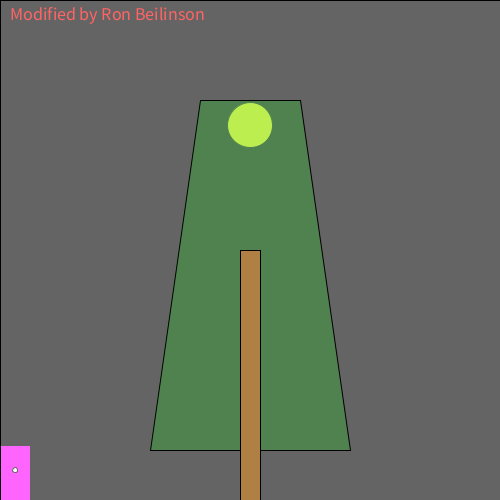
Frame 1 (no input)
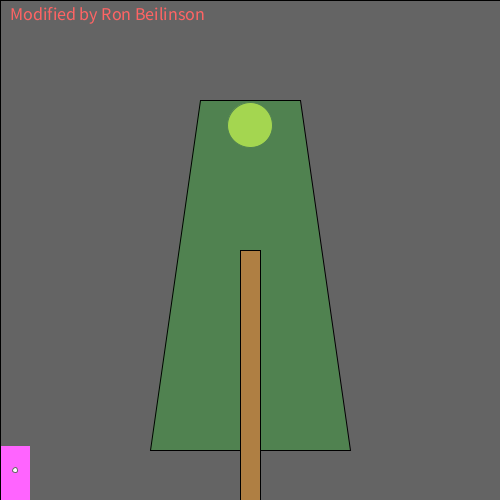
Frame 60 (the mouse pressed at the canvas centre just before this capture)
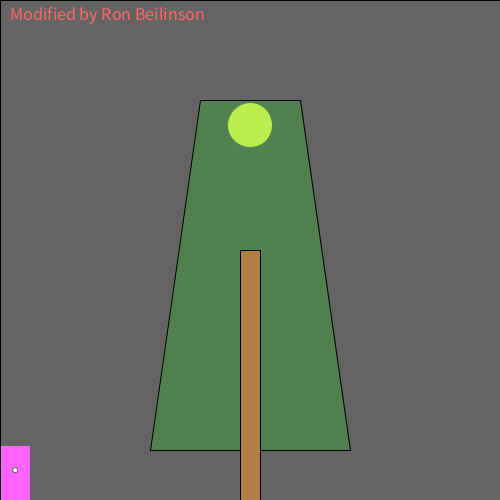
Frame 120 (the mouse held since frame 60 and released just before this capture)

The Processing sketch that drew these frames (run headless with seeded random() and noise(); from frame 60 on, the mouse is pressed at the canvas centre):

// Processing sketch: processing_160221
// ── processing_160221.pde

/*
  Norm Krumpe
 September 22, 2012
 Models a light that is triggered by motion (in this case, motion
 of the mouse).  The light also has a timer.  So, motion turns on the
 light, but a certain amount of time passing with no motion will
 cause the light to turn off again.
 */
 
 //MODIFIED BY RON BEILINSON
 //SEPTEMBER 12, 2014
 //CHANGED TRIGGER PROPERTIES AND MODDED APPEARANCE

// How close you need to get to the
// light sensor in order to turn on
// the light.  Higher values make it
// easier to trigger the light.  Distance
// is measured in pixels.
final int TRIGGER_DISTANCE = 50;

// The location of the sensor:
final int SWITCH_CENTER_X = 15;
final int SWITCH_CENTER_Y = 500 - 30;

// seconds until light shuts off automatically when there is no motion
final float SECONDS_UNTIL_AUTO_SHUTOFF = 10; 

// Light will initially be on because of this next value.
// Want the light off initially?  
// Set this to something less than SECONDS_UNTIL_AUTO_SHUTOFF
float timeOfLastTrigger = 0; 
boolean revealTriggerRegion = false;

// Just choose a window size
void setup() {
  size(500, 500);
  }



  // Each time the mouse moves, check to see
  // if it triggered the motion sensor
  void mouseMoved() {
    if (motionSensorWasTriggered()) {
      timeOfLastTrigger = millis()/1000.0;
    }
  }

// When a key is pressed, toggle the "cheat" that
// reveals the motion sensor's trigger region.
void keyPressed() {
  revealTriggerRegion = !revealTriggerRegion;
}

// Draw the various parts of the scene
void draw() {
  background(0);
  textSize(18);
  fill(255, 0, 0);
  text("Modified by Ron Beilinson", 10, 20);
  drawLightSwitch();
  drawLamp();  
  drawTriggerRegion();
}

// Draws all components of the lamp
void drawLamp() {
  drawLight();
  fill(0, 255, 0, 50);
  quad(200, 100, 300, 100, 350, 450, 150, 450);
  fill(175, 127, 67);
  rect(240, 250, 20, 250);
}

// How the light gets drawn depends on whether
// the lightbulb is lit.
void drawLight() {

  if (secondsSinceLastTrigger() < SECONDS_UNTIL_AUTO_SHUTOFF) {
    // If the light is on:
    int strength = (int)random(156, 256);
    fill(strength, strength, 0);
    ellipse(250, 125, 45, 45);
    fill(255, 100);
    rect(0, 0, width, height);
  } else {
    // Light is off:
    fill(10, 10, 0);
    ellipse(250, 125, 45, 45);
  }
}

// Draw the light switch/sensor
void drawLightSwitch() {
  fill(255, 0, 255);
  rect(SWITCH_CENTER_X - 15, SWITCH_CENTER_Y - 25, 30, 60);
  fill(255);
  ellipse(SWITCH_CENTER_X, SWITCH_CENTER_Y, 5, 5);
}

// Return true if the mouse triggered the sensor
boolean motionSensorWasTriggered() {
  return distanceFromLightSwitch() < TRIGGER_DISTANCE;
}

// Compute the distance between the mouse and the sensor
float distanceFromLightSwitch() {  
  return dist(mouseX, mouseY, SWITCH_CENTER_X, SWITCH_CENTER_Y);
}

// Determine how long it has been since the motion sensor
// was last turned on.
float secondsSinceLastTrigger() {
  return millis()/1000.0 - timeOfLastTrigger;
}

// Show a "cheat" region so that you know where the mouse
// needs to go in order to trigger the light sensor
void drawTriggerRegion() {
  if (revealTriggerRegion) {
    fill(255, 25);
    ellipse(SWITCH_CENTER_X, SWITCH_CENTER_Y, 
    TRIGGER_DISTANCE * 2, TRIGGER_DISTANCE * 2);
  }
}
